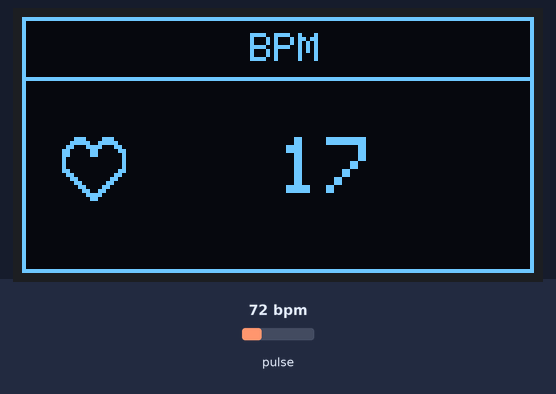
This sketch was run on a simulated Arduino Uno, built with avr-gcc and run on an emulated ATmega328P. On the bench: 128×64 one-colour display. The test bench sets the inputs (shaded band); at power-on: pulse 72 bpm. What the sketch prints to the serial monitor is not drawn.

Above: at 1.2 s.
1.3 s: pulse set to 130 bpm
At 3.2 s:
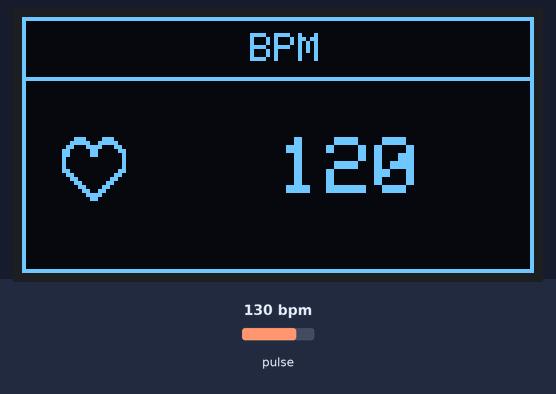
3.3 s: pulse set to 70 bpm
At 4.4 s:
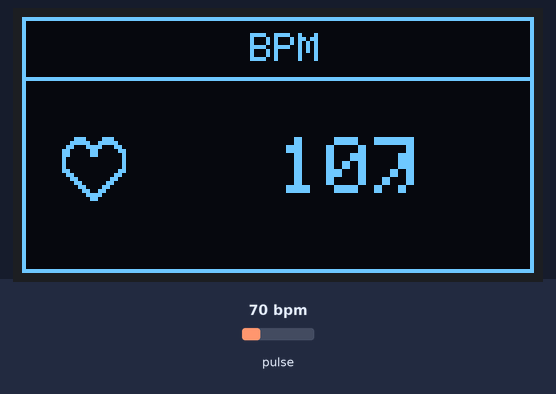
6.1 s: pulse set to 100 bpm
At 8.1 s:
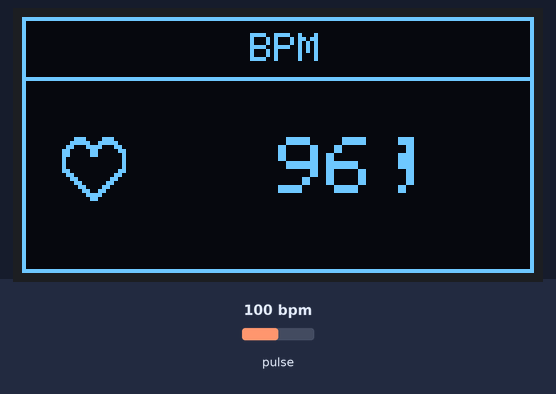
8.2 s: pulse set to 42 bpm
At 10.5 s:
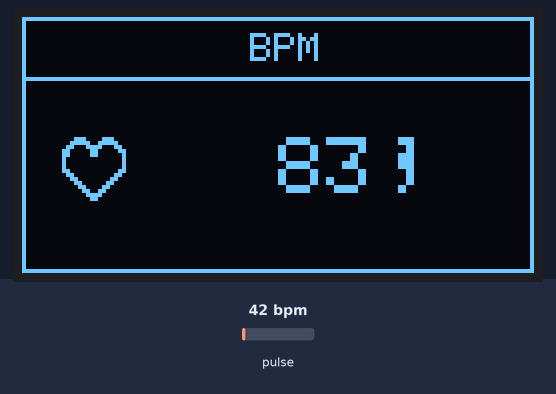
Timing chart, 0 to 12.0 s (numbered marks = the images above; inputs shaded):
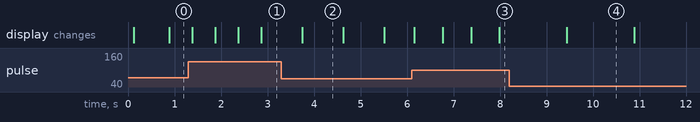

The sketch:

BPM_monitor_arduino.ino
```cpp
#include <SPI.h>
#include <Wire.h>//i2c communication
#include <Adafruit_SSD1306.h>//oled display
#include "MAX30105.h"//heart rate sensor
#include "heartRate.h"

//_______________________Oled display
const int x = 128;
const int y = 64;
const int r = -1;

Adafruit_SSD1306 display(x, y, &Wire, r);

// heart icon
const unsigned char heartRateIcon [] PROGMEM = {
	0x1c, 0x38, 0x3e, 0x7c, 0x63, 0xc6, 0xc1, 0x83, 0xc1, 0x81, 0x80, 0x01, 0x80, 0x01, 0x80, 0x01,
	0xc0, 0x03, 0x60, 0x06, 0x30, 0x0c, 0x18, 0x18, 0x0c, 0x30, 0x06, 0x60, 0x03, 0xc0, 0x01, 0x80
};
void createPixel() {
  // display bitmap
  display.drawBitmap(0, 0, heartRateIcon, 16, 16, WHITE);
}

//_______________________Heart rate sensor
MAX30105 particleSensor;

const byte RATE_SIZE = 4; //Increase this for more averaging. 4 is good.
byte rates[RATE_SIZE]; //Array of heart rates
byte rateSpot = 0;
long lastBeat = 0; //Time at which the last beat occurred

float beatsPerMinute;
int beatAvg;

const int buffor_dla_bpm = 4;
char buffor_int_to_string[buffor_dla_bpm];//do przechowywania bpm maksymalny rozmiar liczby to 3 plus znak \0 na końcu

int buffor_size = 30;
void setup() {
  Serial. begin(115200);

  if(!display.begin(SSD1306_SWITCHCAPVCC, 0x3C))
  {
    Serial.println(F("SSD1306 aallocation failed"));
    for(;;);    //Dont proceed. loop forever
  }
  display.clearDisplay();

  for (int i = 0; i < 128; i++)
  {
    display.drawPixel(i, 15, WHITE);
    display.drawPixel(i, 0, WHITE);
  }

  display.drawRect(0, 0, 128, 64, WHITE);
  wyswietl("BPM", 1, 57, 4, 0, 0);  //funkcja wyświetlająca napis BPM
  display.drawBitmap(10, 30, heartRateIcon, 16, 16, WHITE); //wyswietla ikonkę serca
  display.display();


//_______________________Heart rate sensor
// Initialize sensor
  if (!particleSensor.begin(Wire, I2C_SPEED_FAST)) //Use default I2C port, 400kHz speed
  {
    Serial.println("MAX30105 was not found. Please check wiring/power. ");
    for(;;);
  }
  Serial.println("Place your index finger on the sensor with steady pressure.");

  particleSensor.setup(); //Configure sensor with default settings
  particleSensor.setPulseAmplitudeRed(0x0A); //Turn Red LED to low to indicate sensor is running
  particleSensor.setPulseAmplitudeGreen(0); //Turn off Green LED
}

void intToString (int liczba, char* buffor)
{
  int i = 0;

  //ilczby które podaję zawsze są dodatnie, ni emartwię się znakiem minus
  if(liczba == 0)
  {
    buffor[i++] = '0';
  }
  else
  {
    while (liczba > 0)
    {
      buffor[i++] = (liczba % 10) + '0';
      liczba = liczba / 10;
    }
  }
  buffor[i] = '\0';

  //odracanie liczby
  for (int j = 0; j < i/2; j++)
  {
    char temp = buffor[j];
    buffor[j] = buffor[i - j - 1];
    buffor[i - j - 1] = temp;
  }
}

void wyswietl(char* wyraz, int rozmiarCzcionki, int x, int y, int a, int b)
{
  display.fillRect(x, y, a, b, BLACK);
  display.setCursor(x, y);
  display.setTextSize(rozmiarCzcionki);
  display.setTextColor(WHITE);
  display.println(wyraz);
  display.display();
}

void loop() {
  //_______________________Heart rate sensor
    long irValue = particleSensor.getIR();

  if (checkForBeat(irValue) == true)
  {
    //We sensed a beat!
    long delta = millis() - lastBeat;
    lastBeat = millis();

    beatsPerMinute = 60 / (delta / 1000.0);

    if (beatsPerMinute < 255 && beatsPerMinute > 20)
    {
      rates[rateSpot++] = (byte)beatsPerMinute; //Store this reading in the array
      rateSpot %= RATE_SIZE; //Wrap variable

      //Take average of readings
      beatAvg = 0;
      for (byte x = 0 ; x < RATE_SIZE ; x++)
        beatAvg += rates[x];
      beatAvg /= RATE_SIZE;
    }
  }

  Serial.print("IR=");
  Serial.print(irValue);
  Serial.print(", BPM=");
  Serial.print(beatsPerMinute);
  Serial.print(", Avg BPM=");
  Serial.println(beatAvg);

  if (irValue < 50000)
  {
    Serial.print(" No finger?");
    //wyswietl("Nie wykryto", 1, 40, 30, 10, 67);
  }

    //wyswietlanie wyniku na ekranie
    intToString(beatAvg, buffor_int_to_string);
    Serial.println(buffor_int_to_string);
    wyswietl(buffor_int_to_string, 2, 64, 30, 30, 30);

}
```

Measured:
- after the input at 3.3 s, the display: changes after 0.45 s (image 2)
- after the input at 8.2 s, the display: changes after 1.2 s (image 4)
- what the display in image 2 shows lasts 0.8 s, from 3.8 s to 4.6 s
